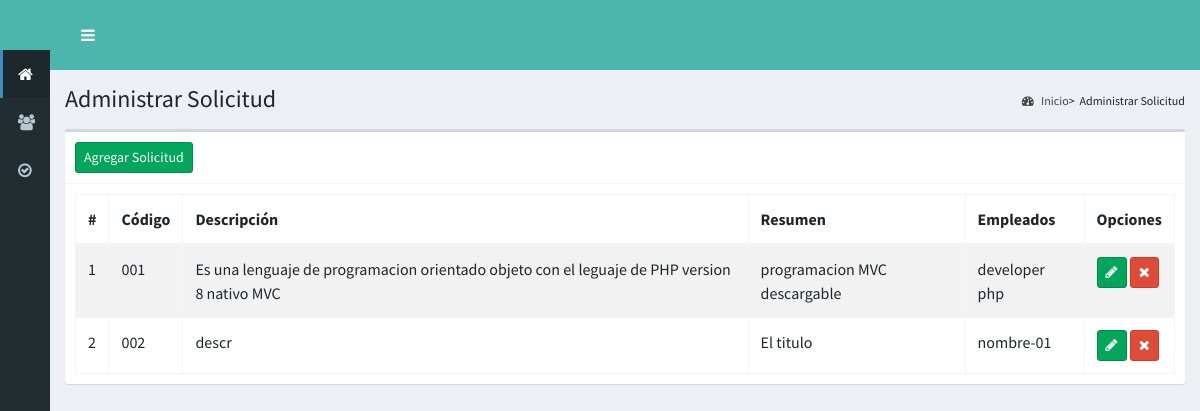
Screenshot of /solicitud with the database file from the repository.
### tables this page shows
CREATE TABLE `solicitud` (
  `id` int NOT NULL,
  `codigo` varchar(50) NOT NULL,
  `descripcion` text NOT NULL,
  `resumen` text NOT NULL,
  `empleado_id` int DEFAULT NULL
);

CREATE TABLE `empleado` (
  `id` int NOT NULL,
  `fecha_ingreso` date DEFAULT NULL,
  `nombre` varchar(100) DEFAULT NULL,
  `salario` varchar(50) DEFAULT NULL,
  `estado` int DEFAULT NULL
);

### controllers/PlantillaController.php (called while the page is built)
<?php
class ControladorPlantilla {
	static public function ctrPlantilla(){
		require "vistas/plantilla.php";
	}
}

### index.php (called while the page is built, shortened)
<?php
require_once "controllers/PlantillaController.php";
require_once "controllers/SolicitudController.php";
require_once "models/Solicitud.php";
$plantilla = new ControladorPlantilla();
$plantilla -> ctrPlantilla();

### controllers/SolicitudController.php (called while the page is built, shortened)
<?php
class SolicitudController {
                ?><script>
                <?php
    static public function listarSolicitud($item)
    {
        $tabla     =  "solicitud";
        $respuesta = Solicitud::showSolicitud($tabla, $item);
        return $respuesta;
    }
}
?>

### models/database.php (called while the page is built)
<?php
class Conexion {
    static public function db()
    {
		$link = new PDO("mysql:host=localhost;dbname=db_konecta_developers","root","123456789");
		$link->exec("set names utf8");
		return $link;
    }
}

### models/Solicitud.php (called while the page is built, shortened)
<?php
require_once "database.php";
class Solicitud {
    static public function showSolicitud($tabla, $item)
    {
        if ($item != null) {
            $stmt = Conexion::db()->prepare("SELECT * FROM $tabla WHERE id = :id");
            $stmt -> bindParam(":id", $item, PDO::PARAM_INT);
            $stmt -> execute();
            return $stmt -> fetch();
        }
        else {
            $stmt = Conexion::db()->prepare("SELECT solicitud.id as soli, empleado.nombre, solicitud.codigo,solicitud.descripcion,solicitud.resumen FROM $tabla JOIN empleado ON empleado.id = $tabla.empleado_id");
            $stmt -> execute();
            return $stmt -> fetchAll();
        }
    }
}

### vistas/solicitud/solicitud.php (the view, shortened to what this page needs)
<?php $item = null; $listSolicitud = SolicitudController::listarSolicitud($item); ?>
<div class="content-wrapper">
    <section class="content-header">
        <h1>
            Administrar Solicitud
        </h1>
        <ol class="breadcrumb">
            <li>
                <a href="inicio"><i class="fa fa-dashboard"></i>
                    Inicio
                </a>
            </li>
            <li class="active">
                Administrar Solicitud
            </li>
        </ol>
    </section>
    <section class="content">
        <div class="box">
            <div class="box-header with-border">
                <button class="btn btn-success btn-sm crearSolicitud" >
                    Agregar Solicitud
                </button>
            </div>
            <div class="box-body" id="tablaArea">
                <table class="table table-bordered table-striped dt-responsive">
                    <thead>
                        <tr>
                            <th>#</th>
                            <th>Código</th>
                            <th>Descripción</th>
                            <th>Resumen</th>
                            <th>Empleados</th>
                            <th>Opciones</th>
                        </tr>
                    </thead>
                    <tbody>
                        <?php foreach($listSolicitud as $key => $value): ?>
                            <tr>
                                <td><?php echo($key+1); ?></td>
                                <td><?php echo($value['codigo']); ?></td>
                                <td><?php echo($value['descripcion']); ?></td>
                                <td><?php echo($value['resumen']); ?></td>
                                <td><?php echo($value['nombre']); ?></td>
                                <td>
                                    <button data-solicitud_id="<?php echo($value['soli']); ?>" class="btn btn-success btn-sm crearSolicitud">
                                        <i class="fa fa-pencil"></i>
                                    </button>
                                    <button data-solicitud_id="<?php echo($value['soli']); ?>"  class="btn btn-danger btn-sm delete_soft ">
                                        <i class="fa fa-times"></i>
                                    </button>
                                </td>
                            </tr>
                        <?php endforeach; ?>
                    </tbody>
                </table>
            </div>
        </div>
    </section>
</div>

### vistas/plantilla.php (shortened to what this page needs)
<!DOCTYPE html>
<html>
<head>
  <link rel="stylesheet" href="vistas/bower_components/bootstrap/dist/css/bootstrap.min.css">
  <link rel="stylesheet" href="vistas/bower_components/font-awesome/css/font-awesome.min.css">
  <link rel="stylesheet" href="vistas/bower_components/Ionicons/css/ionicons.min.css">
  <link rel="stylesheet" href="vistas/dist/css/AdminLTE.css">
  <link rel="stylesheet" href="vistas/dist/css/skins/_all-skins.min.css">
  <link rel="stylesheet" href="vistas/plugins/datatables-bs4/css/dataTables.bootstrap4.min.css">
  <link rel="stylesheet" href="vistas/plugins/datatables-responsive/css/responsive.bootstrap4.min.css">
  <link rel="stylesheet" href="vistas/plugins/datatables-buttons/css/buttons.bootstrap4.min.css">
  <link rel="stylesheet" href="vistas/plugins/iCheck/all.css">
  <link rel="stylesheet" href="vistas/bower_components/bootstrap-daterangepicker/daterangepicker.css">
  <link rel="stylesheet" href="vistas/bower_components/morris.js/morris.css">
  <link rel="stylesheet" href="vistas/bower_components/chosen/chosen.min.css">
  <link rel="stylesheet" href="https://jqueryvalidation.org/files/demo/site-demos.css">
</head>
<body class="hold-transition skin-blue sidebar-collapse sidebar-mini login-page">
  <?php
   echo '<div class="wrapper">';
    include "modulos/cabezote.php";
    include "modulos/menu.php";
    if (isset($_GET["ruta"])) {
      $url = array(
        "empleados",
        "solicitud"
      );
      $cont = count($url);
      for ($i=0; $i < $cont; $i++) {
        if ($_GET["ruta"] == $url[$i]) {
          include $url[$i]."/".$_GET["ruta"].".php";
        } else {
          include "modulos/404.php";
        }
      }
    } else {
      include "modulos/inicio.php";
    }
    echo '</div>';
  ?>
</body>
</html>

### vistas/modulos/cabezote.php (shortened to what this page needs)
<header class="main-header">
<a href="inicio" class="logo"  style="background-color: #4DB6AC;">
	<span class="logo-mini"  >
		<img src="" class="img-responsive" style="padding:10px">
	</span>
</a>
<nav class="navbar navbar-static-top" role="navigation" style="background-color: #4DB6AC;">
 	<a href="#" class="sidebar-toggle" data-toggle="push-menu" role="button" style="background-color: #4DB6AC;" >
     	</a>
</nav>
</header>

### vistas/modulos/menu.php (shortened to what this page needs)
<aside class="main-sidebar">
	 <section class="sidebar">
		<ul class="sidebar-menu">
		   <li class="active">
				<a href="index.php">
					<i class="fa fa-home"></i>
				</a>
			</li>
			<li>
				<a href="empleados">
					<i class="fa fa-users"></i>
				</a>
			</li>
			<li>
			    <a href="solicitud">
					<i class="fa fa-check-circle-o"></i>
				</a>
			</li>
		</ul>
	 </section>
</aside>

### rows the page displays
solicitud: codigo "001", descripcion "Es una lenguaje de programacion orientado objeto con el leguaje de PHP version 8 nativo MVC", resumen "programacion MVC descargable", empleado.nombre "developer php"
solicitud: codigo "002", descripcion "descr", resumen "El titulo", empleado.nombre "nombre-01"
